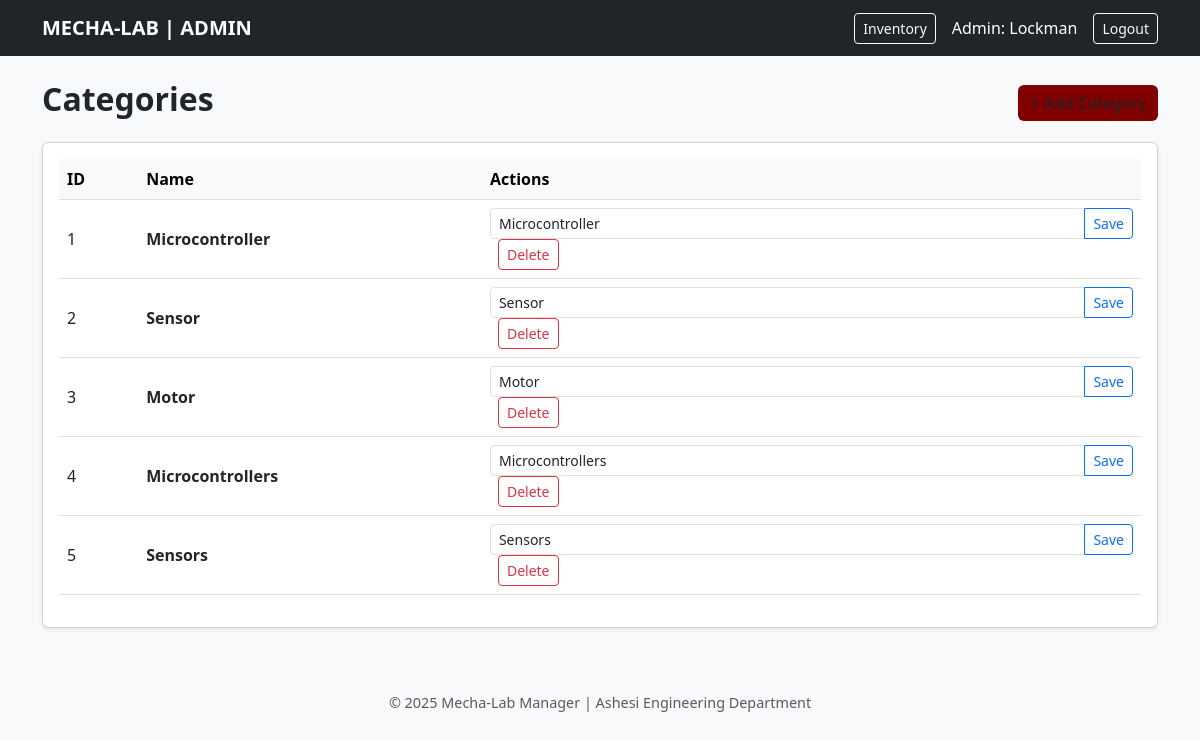
The app's page /admin/categories.php?msg=cat_failed (signed in) with its own data.
### tables this page shows
CREATE TABLE `categories` (
  `category_id` int(11) NOT NULL,
  `category_name` varchar(50) NOT NULL
);

### admin/categories.php (the view, shortened to what this page needs)
<?php
include "../settings/connection.php";
$cats = $conn->query("SELECT * FROM categories ORDER BY category_id");
?>
<?php include '../view/header.php'; ?>
<nav class="navbar navbar-expand-lg navbar-dark bg-dark mb-4">
    <div class="container">
        <a class="navbar-brand fw-bold" href="dashboard.php">MECHA-LAB | ADMIN</a>
        <div class="d-flex text-white align-items-center">
            <a href="dashboard.php" class="btn btn-outline-light btn-sm me-3">Inventory</a>
            <span class="me-3">Admin: <?php echo $_SESSION['fname']; ?></span>
            <a href="../actions/logout.php" class="btn btn-outline-light btn-sm">Logout</a>
        </div>
    </div>
</nav>
<div class="container">
    <div class="d-flex justify-content-between align-items-center mb-3">
        <h2 class="fw-bold">Categories</h2>
        <button class="btn btn-primary-custom" data-bs-toggle="modal" data-bs-target="#addCatModal">+ Add Category</button>
    </div>
    <div class="card shadow-sm">
        <div class="card-body">
            <table class="table table-hover align-middle">
                <thead class="table-light">
                    <tr>
                        <th>ID</th>
                        <th>Name</th>
                        <th>Actions</th>
                    </tr>
                </thead>
                <tbody>
                    <?php if ($cats && $cats->num_rows > 0): ?>
                        <?php while($row = $cats->fetch_assoc()): ?>
                            <tr>
                                <td><?php echo $row['category_id']; ?></td>
                                <td class="fw-bold"><?php echo $row['category_name']; ?></td>
                                <td>
                                    <form action="../actions/update_category.php" method="POST" class="d-inline">
                                        <div class="input-group input-group-sm">
                                            <input type="text" name="category_name" class="form-control" value="<?php echo htmlspecialchars($row['category_name']); ?>" required>
                                            <button type="submit" name="update_category_btn" class="btn btn-outline-primary">Save</button>
                                        </div>
                                    </form>
                                    <a href="../actions/delete_category.php?id=<?php echo $row['category_id']; ?>" class="btn btn-sm btn-outline-danger ms-2" onclick="return confirm('Delete this category?');">Delete</a>
                                </td>
                            </tr>
                        <?php endwhile; ?>
                    <?php else: ?>
                        <tr><td colspan="3" class="text-center text-muted">No categories.</td></tr>
                    <?php endif; ?>
                </tbody>
            </table>
        </div>
    </div>
</div>
<?php include '../view/footer.php'; ?>

### assets/css/style.css (style rules this page uses)
:root { --ashesi-maroon: #800000; --tech-blue: #0d6efd; }
body { font-family: 'Segoe UI', Tahoma, Geneva, Verdana, sans-serif; }
.btn-primary-custom { background-color: var(--ashesi-maroon); border: none; }

### records on screen
categories: category_id "1", category_name "Microcontroller"
categories: category_id "2", category_name "Sensor"
categories: category_id "3", category_name "Motor"
categories: category_id "4", category_name "Microcontrollers"
categories: category_id "5", category_name "Sensors"

### other values on screen
$_SESSION['fname'] "Lockman"
